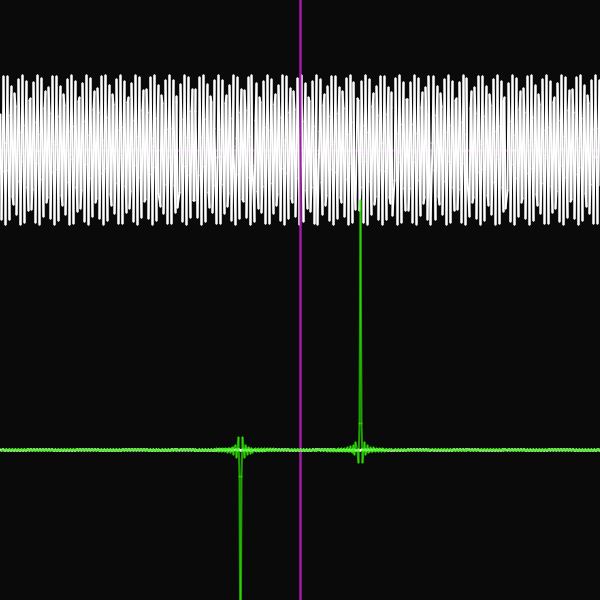
Frame 1 (no input)
Frame 60 (the mouse pressed at the canvas centre just before this capture): identical to frame 1, image omitted
Frame 120 (the mouse held since frame 60 and released just before this capture): identical to frame 1, image omitted

The Processing sketch that drew this single still picture (run headless with seeded random() and noise(); from frame 60 on, the mouse is pressed at the canvas centre):

// Processing sketch: FourierTransform
// ── FourierTransform.pde
float scaleFactor;

float omega = 20;

void setup() {
  size(600,600);
  scaleFactor = (float)(height/2)/(range[1] - range[0]);
}

void draw() {
  background(backgroundColor);

  pushMatrix();
  translate(width/2, height/4);
  scale(1,-1);
  createAxis();
  plotf();
  popMatrix();
  translate(width/2, 3*height/4);
  scale(1,-1);
  createAxis();
  plotT();
  plotS();
  omega = omega + .01;
 // plotTransformcos(frequency);
}

void plotT() {
   stroke(plotColor);
   strokeWeight(plotstrokeWeight);
  for (int i = 0; i < width; i++) {
    float x0 = map(i, 0, width, -width/2, width/2);
    float x1 = map(i+1, 0, width, -width/2, width/2);
    float xVal0 = map(i, 0, width, domain[0], domain[1]);
    float xVal1 = map(i+1, 0, width, domain[0], domain[1]);
    line(x0,5*g(xVal0),x1,5*g(xVal1));
  }
}

void plotS() {
   stroke(45,245,0,160);
   strokeWeight(plotstrokeWeight);
  for (int i = 0; i < width; i++) {
    float x0 = map(i, 0, width, -width/2, width/2);
    float x1 = map(i+1, 0, width, -width/2, width/2);
    float xVal0 = map(i, 0, width, domain[0], domain[1]);
    float xVal1 = map(i+1, 0, width, domain[0], domain[1]);
    line(x0,5*c(xVal0),x1,5*c(xVal1));
  }
}

void plotTransformcos(float freq) {
  float integrateValue = 0;
  stroke(plotColor);
  strokeWeight(plotstrokeWeight);
  float step = map(dt, domain[0], domain[1], 0, width);
  for (int i = -width; i < width; i++) {
    float xVal = map(i, -5*width, 5*width, domain[0], domain[1]);
    float adt = (domain[1] - domain[0])/(10*width);
    integrateValue = integrateValue + cos(freq*xVal)*f(xVal)*adt;
  }
  ellipse(freq*10, integrateValue, 3, 3);
}

float g(float freq) {
   float integrateValue = 0;
  for (int i = -width; i < width; i++) {
    float xVal = map(i, -width, width, domain[0], domain[1]);
     float adt = (domain[1] - domain[0])/(2*width);
    integrateValue = integrateValue + cos(freq*xVal)*f(xVal)*adt;
  }
  return integrateValue;
}

float c(float freq) {
   float integrateValue = 0;
  for (int i = -width; i < width; i++) {
    float xVal = map(i, -width, width, domain[0], domain[1]);
    float adt = (domain[1] - domain[0])/(2*width);
    integrateValue = integrateValue + sin(freq*xVal)*f(xVal)*adt;
  }
  return integrateValue;
}



void createAxis() {
  stroke(axisColor);
  strokeWeight(axisstrokeWeight);
  line(-width, 0, width, 0);
  line(0, -height, 0, height);
}

void plotf() {
 stroke(plotColor);
 strokeWeight(plotstrokeWeight);
  for (int i = 0; i < width; i++) {
    float x0 = map(i, 0, width, -width/2, width/2);
    float x1 = map(i+1, 0, width, -width/2, width/2);
    float xVal0 = map(i, 0, width, domain[0], domain[1]);
    float xVal1 = map(i+1, 0, width, domain[0], domain[1]);
    line(x0,scaleFactor*f(xVal0),x1,scaleFactor*f(xVal1));
  }
}

// ── Parameters.pde
float f(float t) {
  return sin(10*t); 
}

float frequency = -3;

float[] domain = {-50,50};

float[] range = {-2,2};

float dt = .1;

//aesthetic
color plotColor = color(255,255,255,255);
float plotstrokeWeight = 2;


color backgroundColor = color(10,10,10,255);

color axisColor = color(162,24,170,255);
float axisstrokeWeight = 2;
